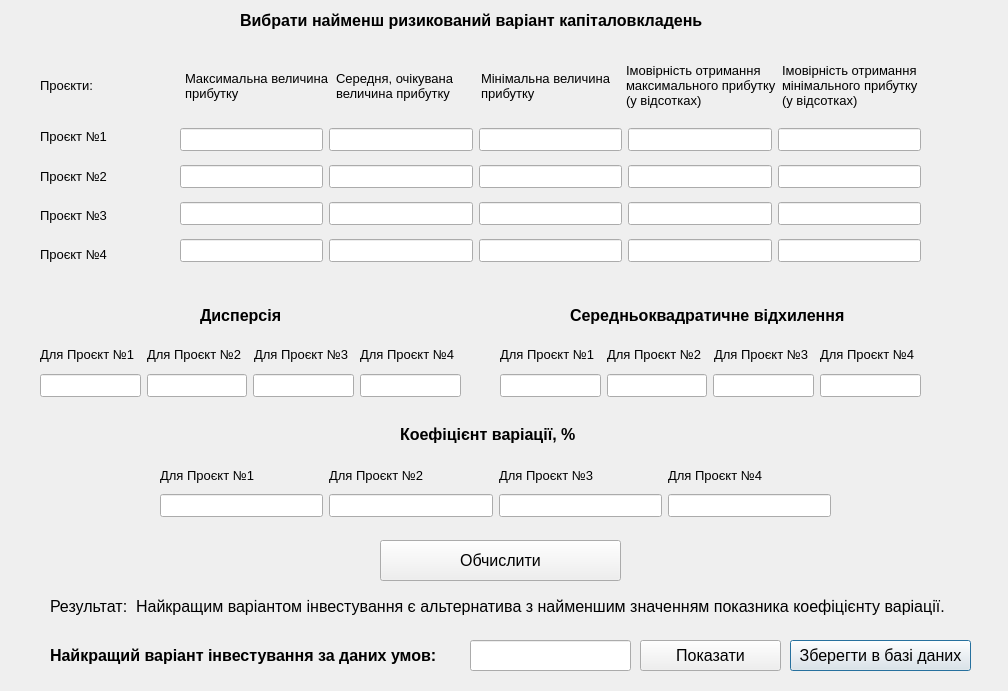
<?xml version="1.0" encoding="UTF-8"?>
<ui version="4.0">
 <class>Dialog5</class>
 <widget class="QDialog" name="Dialog5">
  <property name="geometry">
   <rect>
    <x>0</x>
    <y>0</y>
    <width>1008</width>
    <height>691</height>
   </rect>
  </property>
  <property name="font">
   <font>
    <pointsize>10</pointsize>
   </font>
  </property>
  <property name="windowTitle">
   <string>Dialog</string>
  </property>
  <widget class="QLabel" name="label">
   <property name="geometry">
    <rect>
     <x>240</x>
     <y>0</y>
     <width>531</width>
     <height>41</height>
    </rect>
   </property>
   <property name="font">
    <font>
     <pointsize>12</pointsize>
     <weight>75</weight>
     <bold>true</bold>
    </font>
   </property>
   <property name="text">
    <string>Вибрати найменш ризикований варіант капіталовкладень</string>
   </property>
  </widget>
  <widget class="QWidget" name="layoutWidget">
   <property name="geometry">
    <rect>
     <x>40</x>
     <y>50</y>
     <width>881</width>
     <height>71</height>
    </rect>
   </property>
   <property name="font">
    <font>
     <pointsize>10</pointsize>
    </font>
   </property>
   <layout class="QHBoxLayout" name="horizontalLayout">
    <item>
     <widget class="QLabel" name="label_6">
      <property name="font">
       <font>
        <pointsize>10</pointsize>
       </font>
      </property>
      <property name="text">
       <string>Проєкти:</string>
      </property>
     </widget>
    </item>
    <item>
     <widget class="QLabel" name="label_2">
      <property name="font">
       <font>
        <pointsize>10</pointsize>
       </font>
      </property>
      <property name="text">
       <string>Максимальна величина
прибутку</string>
      </property>
     </widget>
    </item>
    <item>
     <widget class="QLabel" name="label_3">
      <property name="font">
       <font>
        <pointsize>10</pointsize>
       </font>
      </property>
      <property name="text">
       <string>Середня, очікувана
величина прибутку</string>
      </property>
     </widget>
    </item>
    <item>
     <widget class="QLabel" name="label_4">
      <property name="font">
       <font>
        <pointsize>10</pointsize>
       </font>
      </property>
      <property name="text">
       <string>Мінімальна величина
прибутку</string>
      </property>
     </widget>
    </item>
    <item>
     <widget class="QLabel" name="label_5">
      <property name="font">
       <font>
        <pointsize>10</pointsize>
       </font>
      </property>
      <property name="text">
       <string>Імовірність отримання
максимального прибутку
(у відсотках)</string>
      </property>
     </widget>
    </item>
    <item>
     <widget class="QLabel" name="label_11">
      <property name="font">
       <font>
        <pointsize>10</pointsize>
       </font>
      </property>
      <property name="text">
       <string>Імовірність отримання 
мінімального прибутку
(у відсотках)</string>
      </property>
     </widget>
    </item>
   </layout>
  </widget>
  <widget class="QWidget" name="layoutWidget">
   <property name="geometry">
    <rect>
     <x>40</x>
     <y>120</y>
     <width>141</width>
     <height>151</height>
    </rect>
   </property>
   <property name="font">
    <font>
     <pointsize>10</pointsize>
    </font>
   </property>
   <layout class="QVBoxLayout" name="verticalLayout">
    <item>
     <widget class="QLabel" name="label_10">
      <property name="font">
       <font>
        <pointsize>10</pointsize>
       </font>
      </property>
      <property name="text">
       <string>Проєкт №1</string>
      </property>
     </widget>
    </item>
    <item>
     <widget class="QLabel" name="label_7">
      <property name="font">
       <font>
        <pointsize>10</pointsize>
       </font>
      </property>
      <property name="text">
       <string>Проєкт №2</string>
      </property>
     </widget>
    </item>
    <item>
     <widget class="QLabel" name="label_8">
      <property name="font">
       <font>
        <pointsize>10</pointsize>
       </font>
      </property>
      <property name="text">
       <string>Проєкт №3</string>
      </property>
     </widget>
    </item>
    <item>
     <widget class="QLabel" name="label_9">
      <property name="font">
       <font>
        <pointsize>10</pointsize>
       </font>
      </property>
      <property name="text">
       <string>Проєкт №4</string>
      </property>
     </widget>
    </item>
   </layout>
  </widget>
  <widget class="QWidget" name="layoutWidget">
   <property name="geometry">
    <rect>
     <x>180</x>
     <y>120</y>
     <width>741</width>
     <height>151</height>
    </rect>
   </property>
   <layout class="QVBoxLayout" name="verticalLayout_2">
    <item>
     <layout class="QHBoxLayout" name="horizontalLayout_2">
      <item>
       <widget class="QLineEdit" name="lineEdit_5"/>
      </item>
      <item>
       <widget class="QLineEdit" name="lineEdit_3"/>
      </item>
      <item>
       <widget class="QLineEdit" name="lineEdit"/>
      </item>
      <item>
       <widget class="QLineEdit" name="lineEdit_2"/>
      </item>
      <item>
       <widget class="QLineEdit" name="lineEdit_4"/>
      </item>
     </layout>
    </item>
    <item>
     <layout class="QHBoxLayout" name="horizontalLayout_3">
      <item>
       <widget class="QLineEdit" name="lineEdit_6"/>
      </item>
      <item>
       <widget class="QLineEdit" name="lineEdit_7"/>
      </item>
      <item>
       <widget class="QLineEdit" name="lineEdit_8"/>
      </item>
      <item>
       <widget class="QLineEdit" name="lineEdit_9"/>
      </item>
      <item>
       <widget class="QLineEdit" name="lineEdit_10"/>
      </item>
     </layout>
    </item>
    <item>
     <layout class="QHBoxLayout" name="horizontalLayout_4">
      <item>
       <widget class="QLineEdit" name="lineEdit_11"/>
      </item>
      <item>
       <widget class="QLineEdit" name="lineEdit_12"/>
      </item>
      <item>
       <widget class="QLineEdit" name="lineEdit_13"/>
      </item>
      <item>
       <widget class="QLineEdit" name="lineEdit_14"/>
      </item>
      <item>
       <widget class="QLineEdit" name="lineEdit_15"/>
      </item>
     </layout>
    </item>
    <item>
     <layout class="QHBoxLayout" name="horizontalLayout_5">
      <item>
       <widget class="QLineEdit" name="lineEdit_16"/>
      </item>
      <item>
       <widget class="QLineEdit" name="lineEdit_17"/>
      </item>
      <item>
       <widget class="QLineEdit" name="lineEdit_18"/>
      </item>
      <item>
       <widget class="QLineEdit" name="lineEdit_19"/>
      </item>
      <item>
       <widget class="QLineEdit" name="lineEdit_20"/>
      </item>
     </layout>
    </item>
   </layout>
  </widget>
  <widget class="QLabel" name="label_13">
   <property name="geometry">
    <rect>
     <x>570</x>
     <y>290</y>
     <width>321</width>
     <height>51</height>
    </rect>
   </property>
   <property name="font">
    <font>
     <pointsize>12</pointsize>
     <weight>75</weight>
     <bold>true</bold>
    </font>
   </property>
   <property name="text">
    <string>Середньоквадратичне відхилення</string>
   </property>
  </widget>
  <widget class="QWidget" name="layoutWidget_7">
   <property name="geometry">
    <rect>
     <x>160</x>
     <y>490</y>
     <width>671</width>
     <height>31</height>
    </rect>
   </property>
   <layout class="QHBoxLayout" name="horizontalLayout_10">
    <item>
     <widget class="QLineEdit" name="lineEdit_36"/>
    </item>
    <item>
     <widget class="QLineEdit" name="lineEdit_37"/>
    </item>
    <item>
     <widget class="QLineEdit" name="lineEdit_38"/>
    </item>
    <item>
     <widget class="QLineEdit" name="lineEdit_39"/>
    </item>
   </layout>
  </widget>
  <widget class="QLabel" name="label_15">
   <property name="geometry">
    <rect>
     <x>400</x>
     <y>419</y>
     <width>271</width>
     <height>31</height>
    </rect>
   </property>
   <property name="font">
    <font>
     <pointsize>12</pointsize>
     <weight>75</weight>
     <bold>true</bold>
    </font>
   </property>
   <property name="text">
    <string>Коефіцієнт варіації, %</string>
   </property>
  </widget>
  <widget class="QWidget" name="layoutWidget_2">
   <property name="geometry">
    <rect>
     <x>40</x>
     <y>370</y>
     <width>421</width>
     <height>31</height>
    </rect>
   </property>
   <layout class="QHBoxLayout" name="horizontalLayout_7">
    <item>
     <widget class="QLineEdit" name="lineEdit_31"/>
    </item>
    <item>
     <widget class="QLineEdit" name="lineEdit_32"/>
    </item>
    <item>
     <widget class="QLineEdit" name="lineEdit_33"/>
    </item>
    <item>
     <widget class="QLineEdit" name="lineEdit_34"/>
    </item>
   </layout>
  </widget>
  <widget class="QWidget" name="layoutWidget_5">
   <property name="geometry">
    <rect>
     <x>40</x>
     <y>339</y>
     <width>421</width>
     <height>31</height>
    </rect>
   </property>
   <property name="font">
    <font>
     <pointsize>10</pointsize>
    </font>
   </property>
   <layout class="QHBoxLayout" name="horizontalLayout_8">
    <item>
     <widget class="QLabel" name="label_16">
      <property name="font">
       <font>
        <pointsize>10</pointsize>
       </font>
      </property>
      <property name="text">
       <string>Для Проєкт №1</string>
      </property>
     </widget>
    </item>
    <item>
     <widget class="QLabel" name="label_17">
      <property name="font">
       <font>
        <pointsize>10</pointsize>
       </font>
      </property>
      <property name="text">
       <string>Для Проєкт №2</string>
      </property>
     </widget>
    </item>
    <item>
     <widget class="QLabel" name="label_18">
      <property name="font">
       <font>
        <pointsize>10</pointsize>
       </font>
      </property>
      <property name="text">
       <string>Для Проєкт №3</string>
      </property>
     </widget>
    </item>
    <item>
     <widget class="QLabel" name="label_19">
      <property name="font">
       <font>
        <pointsize>10</pointsize>
       </font>
      </property>
      <property name="text">
       <string>Для Проєкт №4</string>
      </property>
     </widget>
    </item>
   </layout>
  </widget>
  <widget class="QWidget" name="layoutWidget_6">
   <property name="geometry">
    <rect>
     <x>160</x>
     <y>460</y>
     <width>671</width>
     <height>31</height>
    </rect>
   </property>
   <property name="font">
    <font>
     <pointsize>10</pointsize>
    </font>
   </property>
   <layout class="QHBoxLayout" name="horizontalLayout_9">
    <item>
     <widget class="QLabel" name="label_25">
      <property name="font">
       <font>
        <pointsize>10</pointsize>
       </font>
      </property>
      <property name="text">
       <string>Для Проєкт №1</string>
      </property>
     </widget>
    </item>
    <item>
     <widget class="QLabel" name="label_24">
      <property name="font">
       <font>
        <pointsize>10</pointsize>
       </font>
      </property>
      <property name="text">
       <string>Для Проєкт №2</string>
      </property>
     </widget>
    </item>
    <item>
     <widget class="QLabel" name="label_23">
      <property name="font">
       <font>
        <pointsize>10</pointsize>
       </font>
      </property>
      <property name="text">
       <string>Для Проєкт №3</string>
      </property>
     </widget>
    </item>
    <item>
     <widget class="QLabel" name="label_22">
      <property name="font">
       <font>
        <pointsize>10</pointsize>
       </font>
      </property>
      <property name="text">
       <string>Для Проєкт №4</string>
      </property>
     </widget>
    </item>
   </layout>
  </widget>
  <widget class="QLineEdit" name="lineEdit_2021">
   <property name="geometry">
    <rect>
     <x>470</x>
     <y>640</y>
     <width>161</width>
     <height>31</height>
    </rect>
   </property>
  </widget>
  <widget class="QPushButton" name="pushButton_7">
   <property name="geometry">
    <rect>
     <x>790</x>
     <y>640</y>
     <width>181</width>
     <height>31</height>
    </rect>
   </property>
   <property name="font">
    <font>
     <pointsize>12</pointsize>
    </font>
   </property>
   <property name="text">
    <string>Зберегти в базі даних</string>
   </property>
  </widget>
  <widget class="QLabel" name="label_26">
   <property name="geometry">
    <rect>
     <x>50</x>
     <y>591</y>
     <width>921</width>
     <height>31</height>
    </rect>
   </property>
   <property name="font">
    <font>
     <pointsize>12</pointsize>
     <weight>50</weight>
     <bold>false</bold>
    </font>
   </property>
   <property name="text">
    <string>Результат:  Найкращим варіантом інвестування є альтернатива з найменшим значенням показника коефіцієнту варіації. </string>
   </property>
  </widget>
  <widget class="QLabel" name="label_27">
   <property name="geometry">
    <rect>
     <x>50</x>
     <y>630</y>
     <width>421</width>
     <height>51</height>
    </rect>
   </property>
   <property name="font">
    <font>
     <pointsize>12</pointsize>
     <weight>75</weight>
     <bold>true</bold>
    </font>
   </property>
   <property name="text">
    <string>Найкращий варіант інвестування за даних умов:</string>
   </property>
  </widget>
  <widget class="QPushButton" name="pushButton">
   <property name="geometry">
    <rect>
     <x>640</x>
     <y>640</y>
     <width>141</width>
     <height>31</height>
    </rect>
   </property>
   <property name="font">
    <font>
     <pointsize>12</pointsize>
    </font>
   </property>
   <property name="text">
    <string>Показати</string>
   </property>
  </widget>
  <widget class="QPushButton" name="pushButton_2">
   <property name="geometry">
    <rect>
     <x>380</x>
     <y>540</y>
     <width>241</width>
     <height>41</height>
    </rect>
   </property>
   <property name="font">
    <font>
     <pointsize>12</pointsize>
    </font>
   </property>
   <property name="text">
    <string>Обчислити</string>
   </property>
  </widget>
  <widget class="QWidget" name="layoutWidget_3">
   <property name="geometry">
    <rect>
     <x>500</x>
     <y>370</y>
     <width>421</width>
     <height>31</height>
    </rect>
   </property>
   <layout class="QHBoxLayout" name="horizontalLayout_11">
    <item>
     <widget class="QLineEdit" name="lineEdit_35"/>
    </item>
    <item>
     <widget class="QLineEdit" name="lineEdit_40"/>
    </item>
    <item>
     <widget class="QLineEdit" name="lineEdit_41"/>
    </item>
    <item>
     <widget class="QLineEdit" name="lineEdit_42"/>
    </item>
   </layout>
  </widget>
  <widget class="QWidget" name="layoutWidget_8">
   <property name="geometry">
    <rect>
     <x>500</x>
     <y>339</y>
     <width>421</width>
     <height>31</height>
    </rect>
   </property>
   <property name="font">
    <font>
     <pointsize>10</pointsize>
    </font>
   </property>
   <layout class="QHBoxLayout" name="horizontalLayout_12">
    <item>
     <widget class="QLabel" name="label_20">
      <property name="font">
       <font>
        <pointsize>10</pointsize>
       </font>
      </property>
      <property name="text">
       <string>Для Проєкт №1</string>
      </property>
     </widget>
    </item>
    <item>
     <widget class="QLabel" name="label_21">
      <property name="font">
       <font>
        <pointsize>10</pointsize>
       </font>
      </property>
      <property name="text">
       <string>Для Проєкт №2</string>
      </property>
     </widget>
    </item>
    <item>
     <widget class="QLabel" name="label_28">
      <property name="font">
       <font>
        <pointsize>10</pointsize>
       </font>
      </property>
      <property name="text">
       <string>Для Проєкт №3</string>
      </property>
     </widget>
    </item>
    <item>
     <widget class="QLabel" name="label_29">
      <property name="font">
       <font>
        <pointsize>10</pointsize>
       </font>
      </property>
      <property name="text">
       <string>Для Проєкт №4</string>
      </property>
     </widget>
    </item>
   </layout>
  </widget>
  <widget class="QLabel" name="label_14">
   <property name="geometry">
    <rect>
     <x>200</x>
     <y>290</y>
     <width>321</width>
     <height>51</height>
    </rect>
   </property>
   <property name="font">
    <font>
     <pointsize>12</pointsize>
     <weight>75</weight>
     <bold>true</bold>
    </font>
   </property>
   <property name="text">
    <string>Дисперсія</string>
   </property>
  </widget>
 </widget>
 <resources/>
 <connections/>
</ui>
